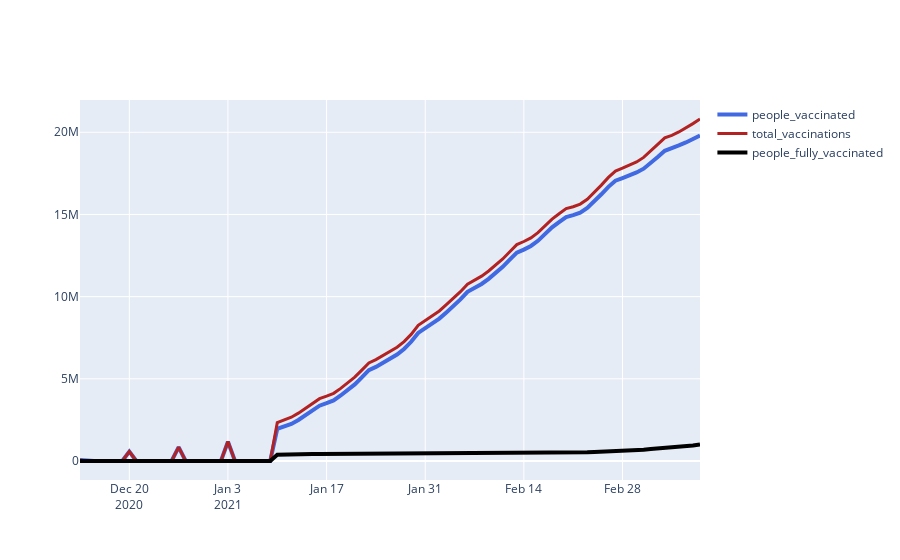

Notebook code for this chart:
### Markdown cell above
# England top 10 days graph

### Code cell
df_england = pd.DataFrame()
df_england[["country", "date", "total_vaccinations", "people_vaccinated", "people_fully_vaccinated"]]=df[
    ["country", "date", "total_vaccinations", "people_vaccinated", "people_fully_vaccinated"]]

Eng = (df_england[df_england["country"]== "England"].sort_values(by ='total_vaccinations' , ascending=False)).sort_values(by = "date")

fig = go.Figure()

fig.add_trace(go.Scatter(x=Eng['date'], y=Eng['people_vaccinated'], name='people_vaccinated',
                         line=dict(color='royalblue', width=4)))
fig.add_trace(go.Scatter(x=Eng['date'], y=Eng['total_vaccinations'], name = 'total_vaccinations',
                         line=dict(color='firebrick', width=3)))
fig.add_trace(go.Scatter(x=Eng['date'], y=Eng['people_fully_vaccinated'], name = 'people_fully_vaccinated',
                         line=dict(color='black', width=4)))
